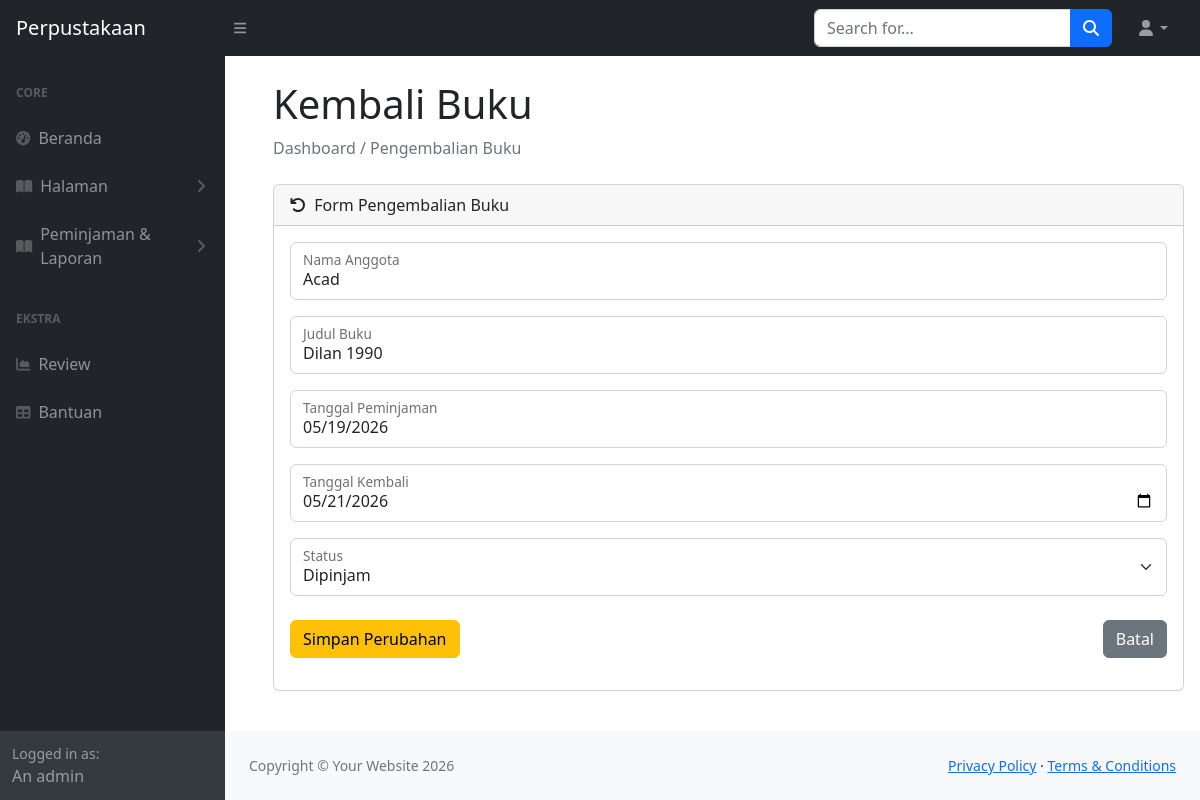
The app's page /library/admin/index.php?page=kembali&id=4 (signed in) with its own data.
### tables this page shows
CREATE TABLE `peminjaman` (
  `Id_Peminjaman` int(100) NOT NULL,
  `Id_Anggota` int(100) NOT NULL,
  `Id_Buku` int(100) NOT NULL,
  `Tanggal_Pinjam` varchar(100) NOT NULL,
  `Tanggal_Kembali` varchar(100) NOT NULL,
  `Status` enum('Dipinjam','Dikembalikan') NOT NULL
);

CREATE TABLE `anggota` (
  `Id_Anggota` int(100) NOT NULL,
  `Nama_Anggota` varchar(100) NOT NULL,
  `Alamat` text NOT NULL,
  `Jenis_Kelamin` enum('Laki-laki','Perempuan') NOT NULL,
  `Email` varchar(100) NOT NULL,
  `Password` varchar(100) NOT NULL
);

CREATE TABLE `buku` (
  `Id_Buku` int(100) NOT NULL,
  `Judul_Buku` varchar(100) NOT NULL,
  `Pengarang` varchar(100) NOT NULL,
  `Penerbit` varchar(100) NOT NULL,
  `Tahun_Terbit` varchar(100) NOT NULL,
  `Foto` varchar(255) DEFAULT NULL
);

### library/Admin/kembali.php (the view, shortened to what this page needs)
<?php
include '../koneksi.php';
if (isset($_GET['id'])) {
    $id_peminjaman = mysqli_real_escape_string($conn, $_GET['id']);
} elseif (isset($_POST['id'])) {
    $id_peminjaman = mysqli_real_escape_string($conn, $_POST['id']);
} else {
    echo "<script>alert('ID tidak ditemukan'); window.location.href='index.php?page=data_peminjaman';</script>";
    exit;
}
$query = mysqli_query($conn, "SELECT peminjaman.*, anggota.Nama_Anggota, buku.Judul_Buku FROM peminjaman INNER JOIN anggota ON anggota.Id_Anggota = peminjaman.Id_Anggota INNER JOIN buku ON buku.Id_Buku = peminjaman.Id_Buku WHERE Id_Peminjaman = '$id_peminjaman'");
$data = mysqli_fetch_assoc($query);
?>
<!DOCTYPE html>
<html lang="en">
<head>
</head>
<body>
    <h1 class="mt-4 ms-5 me-3">Kembali Buku</h1>
<div class="breadcrumb mb-4 ms-5 me-3">
    <span class="breadcrumb-item active">Dashboard / Pengembalian Buku</span>
</div>
<div class="card mb-4 ms-5 me-3">
    <div class="card-header">
        <i class="fas fa-undo me-1"></i>
        Form Pengembalian Buku
    </div>
    <div class="card-body">
        <form method="post" action="">
            <div class="form-floating mb-3">
                <input class="form-control" type="text" value="<?= htmlspecialchars($data['Nama_Anggota']); ?>" readonly>
                <label>Nama Anggota</label>
            </div>
            <div class="form-floating mb-3">
                <input class="form-control" type="text" value="<?= htmlspecialchars($data['Judul_Buku']); ?>" readonly>
                <label>Judul Buku</label>
            </div>
            <div class="form-floating mb-3">
                <input class="form-control" type="date" value="<?= htmlspecialchars($data['Tanggal_Pinjam']); ?>" readonly>
                <label>Tanggal Peminjaman</label>
            </div>
            <div class="form-floating mb-3">
                <input class="form-control" type="date" name="tanggal_kembali" required value="<?= htmlspecialchars($data['Tanggal_Kembali'] ?: date('Y-m-d')); ?>">
                <label>Tanggal Kembali</label>
            </div>
            <div class="form-floating mb-3">
                <select class="form-select" id="inputStatus" name="status" required>
                    <option value="Dipinjam" <?= (isset($data['Status']) && $data['Status'] == 'Dipinjam') ? 'selected' : ''; ?>>Dipinjam</option>
                </select>
                <label for="inputStatus">Status</label>
            </div>
            <div class="mt-4 mb-3">
                <div class="d-flex justify-content-between">
                    <input type="submit" class="btn btn-warning" value="Simpan Perubahan">
                    <a href="index.php?page=data_peminjaman" class="btn btn-secondary">Batal</a>
                </div>
            </div>
        </form>
    </div>
</div>
</body>
</html>

### records on screen
peminjaman: Id_Anggota.Nama_Anggota "Acad", Id_Buku.Judul_Buku "Dilan 1990", Tanggal_Pinjam "05/19/2026", tanggal_kembali "05/21/2026", status "Dipinjam"
